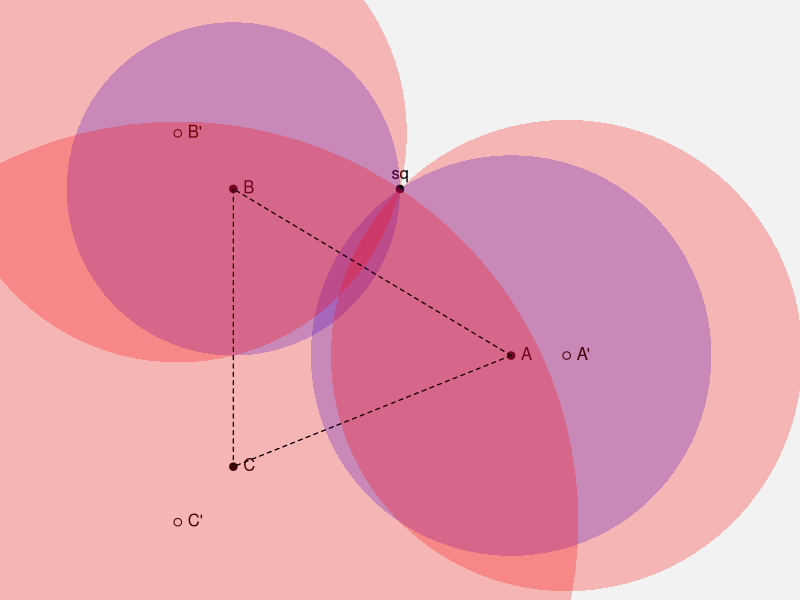

Recreate this plot in R.
rm(list = ls())
library("plotrix")
library("scales")

# defintions -----------------------------------------------
root <- matrix(c(0,1,0,1), nrow = 2, byrow = FALSE)
actor_symbol <- 19
sq <- matrix(c(.5, .7), ncol = 2)
actors <- matrix(
  c(
    .7, .4,
    .2, .7,
    .2, .2
  ), nrow = 3, byrow = TRUE
)

# generate empty plot
par(mar = rep(0, 4), bg = 'gray95')
plot(root,
  type = 'n', xlim = c(0,1), ylim = c(0,1), asp = 1,
  xaxt = 'n', xlab = '',
  yaxt = 'n', ylab = '', bty = 'n'
)

# add ideal points
points(actors, pch = actor_symbol)
text(x = actors, labels = LETTERS[1:nrow(actors)], pos = 4)

# add unanimity core
segments(actors[1, 1], actors[1, 2], actors[2, 1], actors[2, 2], lty = "dashed")
segments(actors[2, 1], actors[2, 2], actors[3, 1], actors[3, 2], lty = "dashed")
segments(actors[1, 1], actors[1, 2], actors[3, 1], actors[3, 2], lty = "dashed")

# draw preference sets
points(sq, pch = actor_symbol); text(x = sq, labels = "sq", pos = 3)
for(i in 1:(nrow(actors)-1)){
  draw.circle(
    actors[i, 1], actors[i, 2], sqrt(sum((actors[i, ] - sq)^2)),
    lty = 'blank', col = alpha("blue", alpha = .25)
  )
}

# increase polarization
magnifier <- matrix(
  c(0.1, 0, -.1, .1, -.1, -.1),
  nrow = nrow(actors),
  byrow = TRUE
)
points(actors + magnifier)
text(
    x = (actors + magnifier)[, 1],
    y = (actors + magnifier)[, 2],
    labels = paste0(LETTERS[1:nrow(actors)], "'"),
    pos = 4
)

for(i in 1:(nrow(actors))){
  draw.circle(
    (actors + magnifier)[i, 1],
    (actors + magnifier)[i, 2],
    sqrt(sum(((actors + magnifier)[i, ] - sq)^2)),
    lty = 'blank', col = alpha("red", alpha = .25)
  )
}

segments(actors[1, 1], actors[1, 2], actors[2, 1], actors[2, 2], lty = "dashed")
segments(actors[2, 1], actors[2, 2], actors[3, 1], actors[3, 2], lty = "dashed")
segments(actors[1, 1], actors[1, 2], actors[3, 1], actors[3, 2], lty = "dashed")
